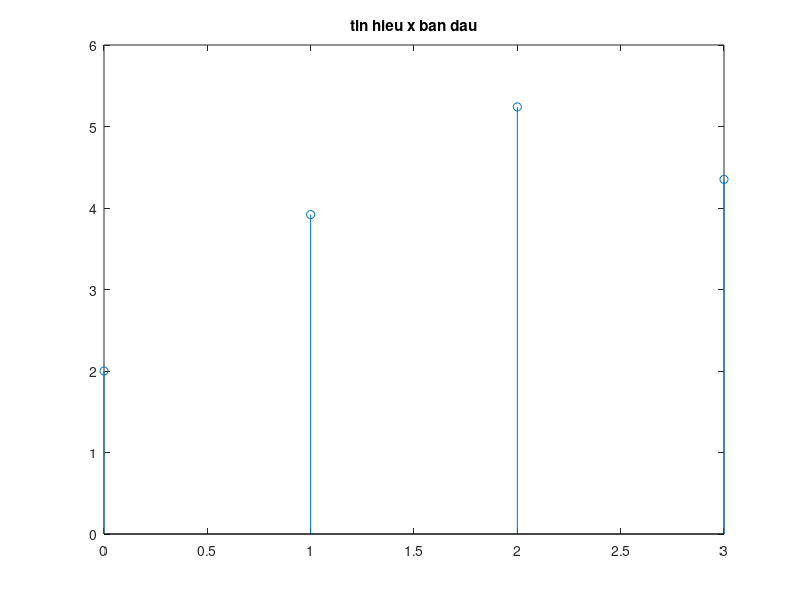
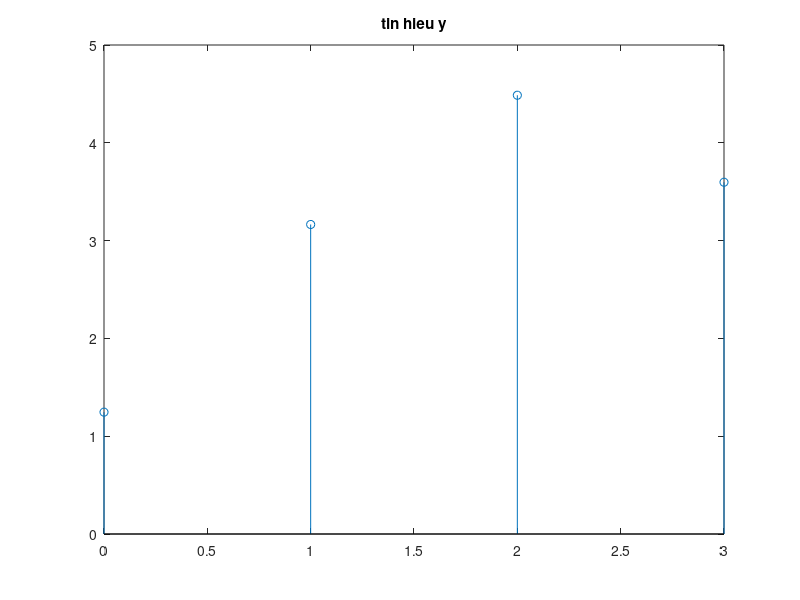

These figures' MATLAB source, in order:
n1 = 0:3;
x1 = [2*cos(2*pi*220/8192.*n1)];
n2 = 1:3;
x2 = [0, 2*cos(2*pi*300/8192.*n2)];
n3 = 2:3;
x3 = [0, 0 , 2*cos(2*pi*440/8192.*n3)];
x = x1 + x2 + x3;
n = 0:3;
figure(1);
stem(n,x);
title('tin hieu x ban dau');
noise = randn(4);
y = x + noise(1);
figure(2);
stem(n,y);
title('tin hieu y');
%cau 2 la bo loc chan dai, wc1 = 0.05pi, wc2 = 0.2pi

